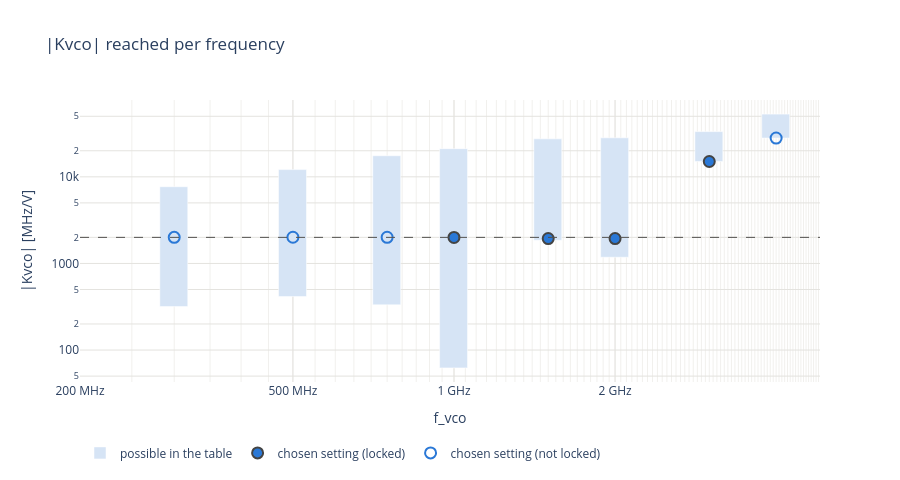

The notebook cell saved with this chart:
### Code cell
# |Kvco| reached per frequency (dots: locked filled, not locked open) against the requested one (dashed), with the
# range the lookup table offers at that frequency (bar).
fig = go.Figure()
fig.add_bar(x=all_runs["f_vco"] / 1e6, y=(all_runs["kvco_max"] - all_runs["kvco_min"]) / 1e6,
            base=all_runs["kvco_min"] / 1e6, width=all_runs["f_vco"] / 1e6 * 0.12, marker_color="#d6e4f5",
            name="possible in the table", customdata=np.c_[all_runs["kvco_min"] / 1e6, all_runs["kvco_max"] / 1e6],
            hovertemplate="%{x:g} MHz: %{customdata[0]:.0f}-%{customdata[1]:.0f} MHz/V possible<extra></extra>")
for locked, symbol, name in ((1, "circle", "chosen setting (locked)"), (0, "circle-open", "chosen setting (not locked)")):
    d = all_runs[all_runs["locked"].fillna(0) == locked]
    fig.add_scatter(x=d["f_vco"] / 1e6, y=d["kvco_pred"] / 1e6, mode="markers", name=name,
                    marker=dict(symbol=symbol, size=11, color=PALETTE[0], line=dict(width=2)),
                    hovertemplate="%{x:g} MHz: |Kvco| %{y:.0f} MHz/V<extra></extra>")
k_req = float(all_runs["kvco_request"].iloc[0])
fig.add_hline(y=k_req / 1e6, line=dict(color=INK, width=1, dash="dash"),
              annotation_text=f"requested {k_req / 1e6:.0f} MHz/V", annotation_position="top left")
fig.update_layout(title="|Kvco| reached per frequency", template="plotly_white", height=480, barmode="overlay",
                  legend=dict(orientation="h", y=-0.2))
fig.update_xaxes(title="f_vco", gridcolor=GRID, **FREQ_AXIS)
fig.update_yaxes(title="|Kvco| [MHz/V]", type="log", gridcolor=GRID)
save(fig, "kvco_vs_f")

### Figure 1 — Plotly figure (JSON) as saved in the notebook; plotly's stock layout.template omitted (floating-point values rounded to 4 significant figures)
{"data": [{"base": [317.4, 414.7, 332.4, 62.22, 1849.0, 1179.0, 15020.0, 28040.0], "customdata": [[317.4, 7689.0], [414.7, 12120.0], [332.4, 17530.0], [62.22, 21140.0], [1849.0, 27460.0], [1179.0, 28230.0], [15020.0, 33300.0], [28040.0, 53000.0]], "hovertemplate": "%{x:g} MHz: %{customdata[0]:.0f}-%{customdata[1]:.0f} MHz/V possible<extra></extra>", "marker": {"color": "#d6e4f5"}, "name": "possible in the table", "type": "bar", "width": [36.0, 60.0, 90.0, 120.0, 180.0, 240.0, 360.0, 480.0], "x": [300.0, 500.0, 750.0, 1000.0, 1500.0, 2000.0, 3000.0, 4000.0], "y": [7372.0, 11710.0, 17190.0, 21080.0, 25610.0, 27060.0, 18280.0, 24960.0]}, {"hovertemplate": "%{x:g} MHz: |Kvco| %{y:.0f} MHz/V<extra></extra>", "marker": {"color": "#2a78d6", "line": {"width": 2}, "size": 11, "symbol": "circle"}, "mode": "markers", "name": "chosen setting (locked)", "type": "scatter", "x": [1000.0, 1500.0, 2000.0, 3000.0], "y": [1996.0, 1939.0, 1938.0, 15020.0]}, {"hovertemplate": "%{x:g} MHz: |Kvco| %{y:.0f} MHz/V<extra></extra>", "marker": {"color": "#2a78d6", "line": {"width": 2}, "size": 11, "symbol": "circle-open"}, "mode": "markers", "name": "chosen setting (not locked)", "type": "scatter", "x": [300.0, 500.0, 750.0, 4000.0], "y": [2000.0, 2005.0, 2004.0, 28040.0]}], "layout": {"annotations": [{"showarrow": false, "text": "requested 2000 MHz/V", "x": 0, "xanchor": "left", "xref": "x domain", "y": 2000, "yanchor": "bottom", "yref": "y"}], "barmode": "overlay", "height": 480, "legend": {"orientation": "h", "y": -0.2}, "shapes": [{"line": {"color": "#52514e", "dash": "dash", "width": 1}, "type": "line", "x0": 0, "x1": 1, "xref": "x domain", "y0": 2000, "y1": 2000, "yref": "y"}], "title": {"text": "|Kvco| reached per frequency"}, "xaxis": {"gridcolor": "#e4e3df", "minor": {"gridcolor": "#f1f0ed", "showgrid": true}, "ticktext": ["100 MHz", "200 MHz", "500 MHz", "1 GHz", "2 GHz", "5 GHz", "10 GHz"], "tickvals": [100, 200, 500, 1000, 2000, 5000, 10000], "title": {"text": "f_vco"}, "type": "log"}, "yaxis": {"gridcolor": "#e4e3df", "title": {"text": "|Kvco| [MHz/V]"}, "type": "log"}}}
